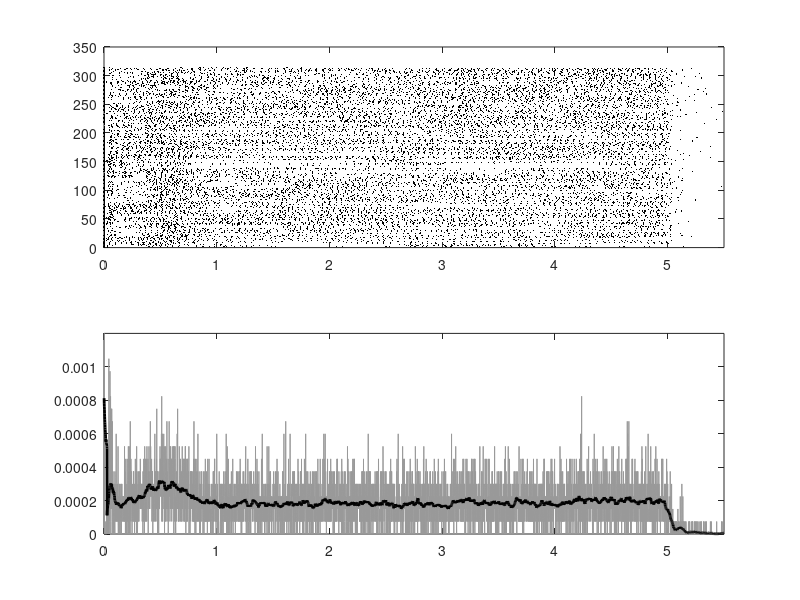

Write MATLAB code to recreate this figure.
clear;clc;
load Fig01_data.mat 
winsize = 51;
figure(1); 

subplot(2,1,1);
[a,b]  = find(data);
h = plot(b/1000,a,'k.','MarkerSize',1.5); 
xlim([0,5.5]);

subplot(2,1,2);
norm_count = sum(data)/sum(sum(data));
t = (1:length(norm_count))/1000;
h = plot(t,norm_count,'color',[0.6,0.6,0.6]);  
hold on;
yo = movmean(norm_count,winsize);
h=plot(t,yo,'k', 'Linewidth', 2);
axis([0,5.5,0,0.0012]);
